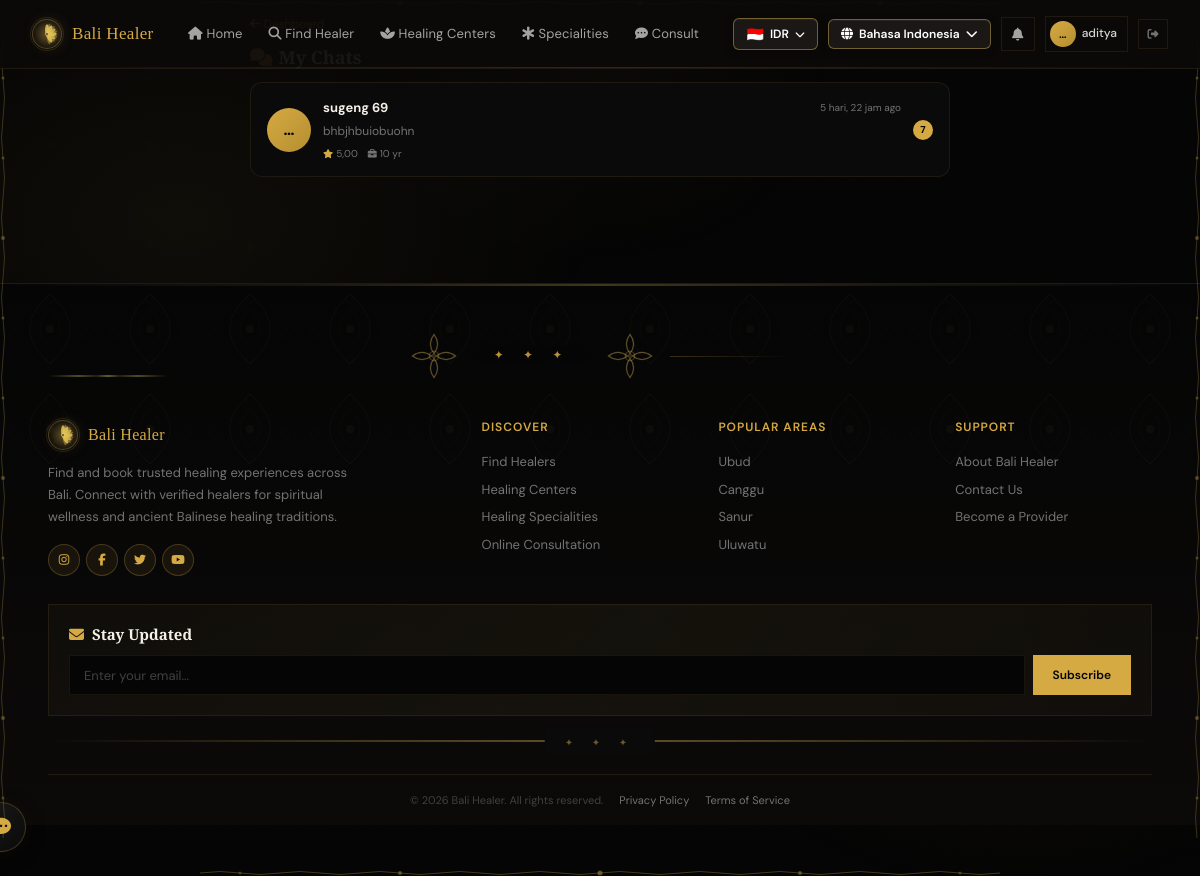
Screenshot of /id/dashboard/customer/chat/ (signed in) with the database file from the repository.
### healers/models.py (models this page shows, shortened)
class ChatRoom(models.Model):
    healer = models.ForeignKey(Healer, on_delete=models.CASCADE, related_name='chat_rooms')
    customer = models.ForeignKey(User, on_delete=models.CASCADE, related_name='chat_rooms')
    created_at = models.DateTimeField(auto_now_add=True)
    updated_at = models.DateTimeField(auto_now=True)
    objects = ChatRoomQuerySet.as_manager()
    class Meta:
        unique_together = ['healer', 'customer']
        ordering = ['-updated_at']

class Healer(models.Model):
    user = models.OneToOneField(User, on_delete=models.CASCADE, null=True, blank=True)
    name = models.CharField(max_length=200)
    slug = models.SlugField(unique=True, default=uuid.uuid1)
    category = models.ForeignKey(HealerCategory, on_delete=models.SET_NULL, null=True)
    bio = models.TextField()
    experience_years = models.PositiveIntegerField(default=0)
    photo = models.ImageField(upload_to='healer_photos/', blank=True, null=True)
    phone = models.CharField(max_length=20)
    email = models.EmailField(blank=True)
    address = models.TextField()
    price_idr = models.DecimalField(max_digits=12, decimal_places=2, default=0)
    rating = models.DecimalField(max_digits=3, decimal_places=2, default=5.0)
    is_available = models.BooleanField(default=True, db_index=True)
    specializations = models.TextField(blank=True, help_text='Pisahkan dengan koma')
    created_at = models.DateTimeField(auto_now_add=True)
    updated_at = models.DateTimeField(auto_now=True)
    class Meta:
        ordering = ['-rating', '-experience_years']

### accounts/views.py (the view)
# urls.py: path('dashboard/customer/chat/', views.customer_chat_list, name='customer_chat_list'),
@login_required
def customer_chat_list(request):
    last_msg_subquery = ChatMessage.objects.filter(
        room=OuterRef('pk')
    ).order_by('-created_at')
    rooms = ChatRoom.objects.filter(
        customer=request.user
    ).select_related('healer').annotate(
        _last_msg_id=Subquery(last_msg_subquery.values('id')[:1]),
        _last_msg_text=Subquery(last_msg_subquery.values('message')[:1]),
        _last_msg_time=Subquery(last_msg_subquery.values('created_at')[:1]),
        _unread_count=Count(
            'messages',
            filter=Q(messages__is_read=False) & ~Q(messages__sender=request.user)
        ),
    )
    room_data = []
    for room in rooms:
        room_data.append({
            'room': room,
            'last_message_text': getattr(room, '_last_msg_text', None),
            'last_message_time': getattr(room, '_last_msg_time', None),
            'unread': getattr(room, '_unread_count', 0),
        })
    return render(request, 'customer_chat_list.html', {'rooms': room_data})

### accounts/context_processors.py (called while the page is built)
def notification_context(request):
    if request.user.is_authenticated:
        unread_count = Notification.objects.filter(user=request.user, is_read=False).count()
        return {'global_unread_notifications': unread_count}
    return {'global_unread_notifications': 0}

### accounts/models.py (called while the page is built)
    @property
    def is_healer(self):
        return self.role == 'healer'

### templates/customer_chat_list.html (shortened to what this page needs)
{% extends "base.html" %}
{% load i18n %}
{% block content %}
<div class="section" style="padding-top:10px">
    <div style="max-width:700px;margin:0 auto">
        <a href="{% url 'customer_dashboard' %}" class="chat-back-link"> {% trans "Dashboard" %}</a>
        <h2 style="color:var(--fg);font-size:18px;margin-bottom:14px">{% trans "My Chats" %}</h2>
        {% for r in rooms %}
        <a href="{% url 'chat_with_healer' r.room.healer.id %}" class="chat-list-card">
            <div class="chat-list-avatar" style="background:linear-gradient(135deg,var(--gold),var(--gold-dark))">
                {{ r.room.healer.name|truncatechars:1 }}
            </div>
            <div class="chat-list-content">
                <div class="chat-list-top">
                    <strong>{{ r.room.healer.name }}</strong>
                    {% if r.last_message_time %}
                    <span class="chat-list-time">{{ r.last_message_time|timesince }} {% trans "ago" %}</span>
                    {% endif %}
                </div>
                {% if r.last_message_text %}
                <p class="chat-list-preview">
                    {{ r.last_message_text|truncatewords:12 }}
                </p>
                {% endif %}
                <div class="chat-list-meta">
                    <span><i class="fas fa-star" style="font-size:9px;color:var(--gold)"></i> {{ r.room.healer.rating }}</span>
                    <span><i class="fas fa-briefcase" style="font-size:9px"></i> {{ r.room.healer.experience_years }} {% trans "yr" %}</span>
                </div>
            </div>
            {% if r.unread > 0 %}
            <span class="chat-unread-badge">{{ r.unread }}</span>
            {% endif %}
        </a>
        {% endfor %}
    </div>
</div>
{% endblock %}

### templates/base.html (shortened to what this page needs)
{% load static %}
{% load i18n %}
<!DOCTYPE html>
<html lang="{{ LANGUAGE_CODE }}">
<head>
    <link rel="preload" href="https://cdnjs.cloudflare.com/ajax/libs/font-awesome/6.5.1/css/all.min.css" as="style" onload="this.onload=null;this.rel='stylesheet'">
    <link rel="stylesheet" href="{% static 'css/style.css' %}?v=12">
</head>
<body>
    <div class="batik-bg-layer batik-layer-1"></div>
    <div class="batik-bg-layer batik-layer-2"></div>
    <div class="batik-bg-layer batik-layer-3"></div>
    <div class="batik-bg-layer batik-layer-mandala" style="background-image:url('{% static 'images/mandala.svg' %}');"></div>
    <div class="batik-bg-glow"></div>
    <div class="global-batik-frame">
        <div class="global-frame-bottom"></div>
        <div class="global-frame-left"></div>
        <div class="global-frame-right"></div>
    </div>
    <header class="header" id="main-header">
        <div class="header-inner">
            <a href="{% url 'home' %}" class="nav-brand">
                <div class="nav-brand-icon"><img src="{% static 'images/lotus.svg' %}" alt="Bali Healer" style="width:100%;height:100%;object-fit:contain;filter:drop-shadow(0 0 8px rgba(214,170,67,0.5));"></div>
                <span>Bali Healer</span>
            </a>
            <nav class="nav-links">
                <a href="{% url 'home' %}" class="nav-link {% if request.resolver_match.url_name == 'home' %}active{% endif %}"><i class="fas fa-house"></i> {% trans "Home" %}</a>
                <a href="{% url 'healer_list' %}" class="nav-link "><i class="fas fa-search"></i> {% trans "Find Healer" %}</a>
                <a href="{% url 'center_list' %}" class="nav-link "><i class="fas fa-spa"></i> {% trans "Healing Centers" %}</a>
                <a href="{% url 'speciality_list' %}" class="nav-link {% if request.resolver_match.url_name == 'speciality_list' %}active{% endif %}"><i class="fas fa-star-of-life"></i> {% trans "Specialities" %}</a>
                <a href="{% url 'booking_track' %}" class="nav-link {% if request.resolver_match.url_name == 'booking_track' %}active{% endif %}"><i class="fas fa-comment-dots"></i> {% trans "Consult" %}</a>
            </nav>
            <div class="nav-right">
                {% get_current_language as CURRENT_LANGUAGE %}
                {% get_available_languages as AVAILABLE_LANGUAGES %}
                {% get_language_info_list for AVAILABLE_LANGUAGES as languages %}
                <div class="currency-switcher" id="currencySwitcher">
                    <button class="currency-switcher-btn">
                        <span class="currency-flag" id="currentCurrencyFlag">🇮🇩</span>
                        <span id="currentCurrencyCode">IDR</span>
                        <i class="fas fa-chevron-down"></i>
                    </button>
                </div>
                <div class="lang-switcher" id="langSwitcher">
                    <button class="lang-switcher-btn">
                        <i class="fas fa-globe"></i>
                        {% for lang in languages %}
                            {% if lang.code == CURRENT_LANGUAGE %}{{ lang.name_local }}{% endif %}
                        {% endfor %}
                        <i class="fas fa-chevron-down"></i>
                    </button>
                </div>
                {% if user.is_authenticated %}
                <button type="button" class="notif-bell-btn" id="notifBellBtn" title="{% trans 'Notifications' %}">
                    <i class="fas fa-bell"></i>
                </button>
                <a href="{% if user.profile.is_healer %}{% url 'healer_dashboard' %}{% else %}{% url 'customer_dashboard' %}{% endif %}" class="nav-user-link" title="{{ user.first_name|default:user.username }}">
                    <div class="nav-user-avatar">{{ user.first_name|default:user.username|truncatechars:1 }}</div>
                    <span class="nav-user-name">{{ user.first_name|default:user.username }}</span>
                </a>
                <a href="{% url 'logout' %}" class="nav-logout-btn" title="{% trans 'Logout' %}"><i class="fas fa-right-from-bracket"></i></a>
                {% else %}
                <a href="{% url 'login' %}" class="nav-link"><i class="fas fa-right-to-bracket"></i> {% trans "Login" %}</a>
                <a href="{% url 'register_choose' %}" class="btn-find"><i class="fas fa-user-plus"></i> {% trans "Register" %}</a>
                {% endif %}
            </div>
        </div>
    </header>
    <main class="batik-main">
        <div class="main-sacred-right"></div>
        {% block content %}{% endblock %}
    </main>
    <footer class="footer">
        <div class="container">
            <div class="section-divider bali-divider" style="padding-top:0">
                <div class="bali-divider-ornament"></div>
                <span class="divider-icon">&#10022; &#10022; &#10022;</span>
                <div class="bali-divider-ornament"></div>
            </div>
            <div class="footer-grid">
                <div class="footer-brand">
                    <a href="{% url 'home' %}" class="nav-brand" style="font-size:16px">
                        <div class="nav-brand-icon"><img src="{% static 'images/lotus.svg' %}" alt="Bali Healer" style="width:100%;height:100%;object-fit:contain;filter:drop-shadow(0 0 8px rgba(214,170,67,0.5));"></div>
                        <span>Bali Healer</span>
                    </a>
                    <p>{% trans "Find and book trusted healing experiences across Bali. Connect with verified healers for spiritual wellness and ancient Balinese healing traditions." %}</p>
                    <div class="footer-social">
                        <a href="#"><i class="fab fa-instagram"></i></a>
                        <a href="#"><i class="fab fa-facebook-f"></i></a>
                        <a href="#"><i class="fab fa-twitter"></i></a>
                        <a href="#"><i class="fab fa-youtube"></i></a>
                    </div>
                </div>
                <div class="footer-col">
                    <h4>{% trans "Discover" %}</h4>
                    <a href="{% url 'healer_list' %}">{% trans "Find Healers" %}</a>
                    <a href="{% url 'center_list' %}">{% trans "Healing Centers" %}</a>
                    <a href="{% url 'speciality_list' %}">{% trans "Healing Specialities" %}</a>
                    <a href="{% url 'booking_track' %}">{% trans "Online Consultation" %}</a>
                </div>
                <div class="footer-col">
                    <h4>{% trans "Popular Areas" %}</h4>
                    <a href="{% url 'healer_list' %}?q=Ubud">Ubud</a>
                    <a href="{% url 'healer_list' %}?q=Canggu">Canggu</a>
                    <a href="{% url 'healer_list' %}?q=Sanur">Sanur</a>
                    <a href="{% url 'healer_list' %}?q=Uluwatu">Uluwatu</a>
                </div>
                <div class="footer-col">
                    <h4>{% trans "Support" %}</h4>
                    <a href="#">{% trans "About Bali Healer" %}</a>
                    <a href="#">{% trans "Contact Us" %}</a>
                    <a href="#">{% trans "Become a Provider" %}</a>
                </div>
            </div>
            <div class="footer-newsletter">
                <h4><i class="fas fa-envelope" style="color:var(--gold)"></i> {% trans "Stay Updated" %}</h4>
                <div class="newsletter-form">
                    <input type="email" class="newsletter-input" placeholder="{% trans 'Enter your email...' %}">
                    <button class="newsletter-btn">{% trans "Subscribe" %}</button>
                </div>
            </div>
            <div style="position:relative;margin:24px 0 0;text-align:center">
                <div style="position:absolute;top:50%;left:50%;transform:translate(-50%,-50%);background:var(--bg-card);padding:0 20px">
                    <span style="color:rgba(200,169,81,0.5);font-size:10px;letter-spacing:8px">&#10022; &#10022; &#10022;</span>
                </div>
            </div>
            <div class="footer-bottom">
                <span>&copy; 2026 Bali Healer. {% trans "All rights reserved." %}</span>
                <a href="#">{% trans "Privacy Policy" %}</a>
                <a href="#">{% trans "Terms of Service" %}</a>
            </div>
        </div>
    </footer>
    <button class="chat-fab">
        <i class="fas fa-comment-dots"></i>
    </button>
</body>
</html>

### templates/base.html (style rules this page uses)
.lang-switcher { position: relative; display: none; }
@media (min-width: 1024px) { .lang-switcher { display: inline-block; } }
.lang-switcher-btn { background: #1a1714; border: 1px solid rgba(200,169,81,0.5); color: #ffffff; padding: 6px 12px; border-radius: var(--radius-sm); cursor: pointer; font-size: 12px; display: flex; align-items: center; gap: 6px; transition: all 0.2s; font-family: 'DM Sans', sans-serif; font-weight: 600; box-shadow: 0 2px 8px rgba(0,0,0,0.3), inset 0 1px 0 rgba(255,255,255,0.05); }
.lang-switcher-btn i { font-size: 12px; }
.currency-switcher { position: relative; display: none; }
@media (min-width: 1024px) { .currency-switcher { display: inline-block; } }
.currency-switcher-btn { background: #1a1714; border: 1px solid rgba(200,169,81,0.5); color: #ffffff; padding: 6px 12px; border-radius: var(--radius-sm); cursor: pointer; font-size: 12px; display: flex; align-items: center; gap: 6px; transition: all 0.2s; font-family: 'DM Sans', sans-serif; font-weight: 600; box-shadow: 0 2px 8px rgba(0,0,0,0.3), inset 0 1px 0 rgba(255,255,255,0.05); }
.currency-switcher-btn .currency-flag { font-size: 14px; }
.currency-switcher-btn i { font-size: 10px; }
.notif-bell-btn { display: none; align-items: center; justify-content: center; width: 34px; height: 34px; border-radius: var(--radius-full); background: transparent; border: 1px solid var(--border); color: var(--stone-400); font-size: 13px; transition: all 0.2s; position: relative; cursor: pointer; flex-shrink: 0; padding: 0; }
@media (min-width: 640px) { .notif-bell-btn { display: flex; } }

### rows the page displays
ChatRoom: room.healer.name "…", room.healer.name "sugeng 69", last_message_time "5 hari, 22 jam", last_message_text "bhbjhbuiobuohn", room.healer.rating "5,00", room.healer.experience_years "10", unread "7"

### other values shown
{{ lang.name_local }} "Bahasa Indonesia"
{{ user.first_name|default:user.username|truncatechars:1 }} "…"
{{ user.first_name|default:user.username }} "aditya"
